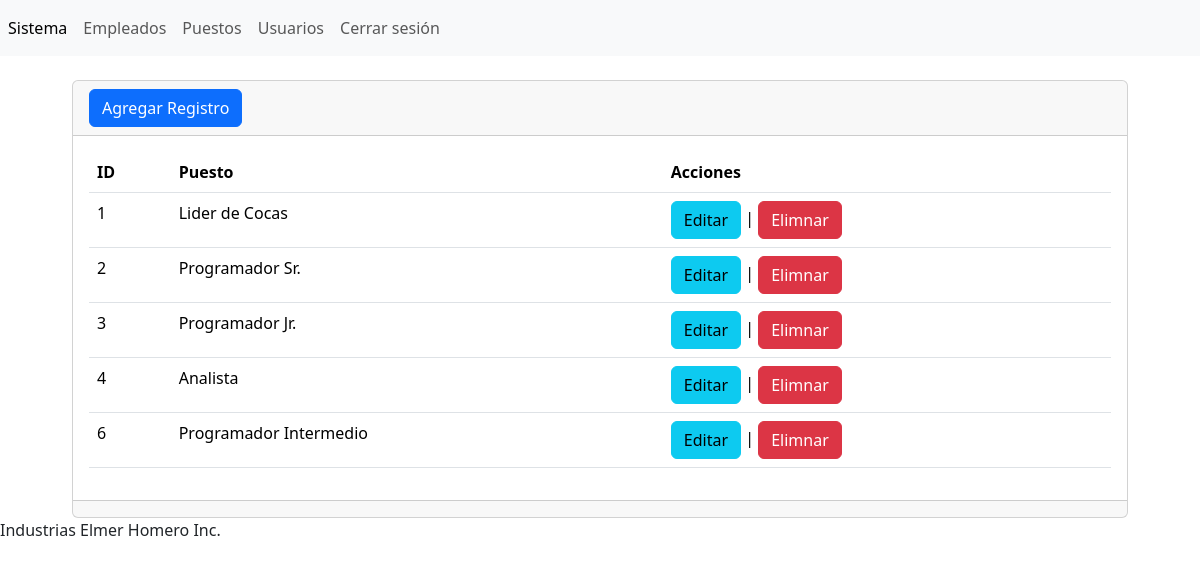
Screenshot of /secciones/puestos/index.php with the database file from the repository.
### tables this page shows
CREATE TABLE `tbl_puestos` (
  `id` int(11) NOT NULL,
  `nombreDelPuesto` varchar(255) NOT NULL
);

### secciones/puestos/index.php (the view, shortened to what this page needs)
<?php
include("../../templates/header.php");
include("../../bd.php");
$sentencia=$conn->prepare("SELECT * FROM tbl_puestos");
   $sentencia->execute();
   $lista_tbl_puestos=$sentencia->fetchAll(PDO::FETCH_ASSOC);
?>
<br/>
<div class="card" style=" background-color:rgb(255, 255, 255); margin-left: 30px; margin-right: 30px;">
<div class="card-header">
        <a
            name=""
            id=""
            class="btn btn-primary"
            href="crear.php"
            role="button"
            >Agregar Registro</a
        >
    </div>
    <div class="card-body">
    <div
        class="table-responsive-sm"
    >
        <table
            class="table table"
        >
            <thead>
                <tr>
                    <th scope="col">ID</th>
                    <th scope="col">Puesto</th>
                    <th scope="col">Acciones</th>
                </tr>
            </thead>
            <tbody>
            <?php
                foreach($lista_tbl_puestos as $registro) {
                ?>
                <tr class="">
                <td scope="row"><?php echo $registro['id'] ?></td>
                <td><?php echo $registro['nombreDelPuesto'] ?></td>
                    <td>
                        <a
                            name="btneditar"
                            id="btneditar"
                            class="btn btn-info"
                            href="editar.php?txtId=<?php echo $registro['id'] ?>"
                            role="button"
                            >Editar</a
                        >
                        |
                        <a
                            name="btneliminar"
                            id="btneliminar"
                            class="btn btn-danger"
                            href="index.php?txtId=<?php echo $registro['id'] ?>"
                            role="button"
                            >Elimnar</a
                        >
                    </td>
                </tr>
                <?php } ?>
            </tbody>
        </table>
    </div>
    </div>
    <div class="card-footer text-muted"></div>
</div>
<?php
include("../../templates/footer.php")
?>

### templates/header.php (shortened to what this page needs)
<?php
$url_Base="http://localhost/ISC7EA2025/";
?>
<!doctype html>
<html lang="es">
    <head>
        <link
            href="https://cdn.jsdelivr.net/npm/bootstrap@5.3.2/dist/css/bootstrap.min.css"
            rel="stylesheet"
        />
    </head>
    <body>
        <nav class="navbar navbar-expand navbar-light bg-light">
            <ul class="nav navbar-nav">
                <li class="nav-item">
                    <a class="nav-link active" href=http://localhost/ISC7EA2025/ aria-current="page"
                        >Sistema <span class="visually-hidden">(current)</span></a
                    >
                </li>
                <li class="nav-item">
                    <a class="nav-link" href="<?php echo $url_Base;?>secciones/empleados/">Empleados</a>
                </li>
                <li class="nav-item">
                    <a class="nav-link" href="<?php echo $url_Base;?>secciones/puestos/">Puestos</a>
                </li>
                <li class="nav-item">
                    <a class="nav-link" href="<?php echo $url_Base;?>secciones/usuarios/">Usuarios</a>
                </li>
                <li class="nav-item">
                    <a class="nav-link" href="#">Cerrar sesión</a>
                </li>
            </ul>
        </nav>
        <main class="container">

### templates/footer.php (shortened to what this page needs)
</main>
        <footer>
            Industrias Elmer Homero Inc.
        </footer>
    </body>
</html>

### rows the page displays
tbl_puestos: id "1", nombreDelPuesto "Lider de Cocas"
tbl_puestos: id "2", nombreDelPuesto "Programador Sr."
tbl_puestos: id "3", nombreDelPuesto "Programador Jr."
tbl_puestos: id "4", nombreDelPuesto "Analista"
tbl_puestos: id "6", nombreDelPuesto "Programador Intermedio"
